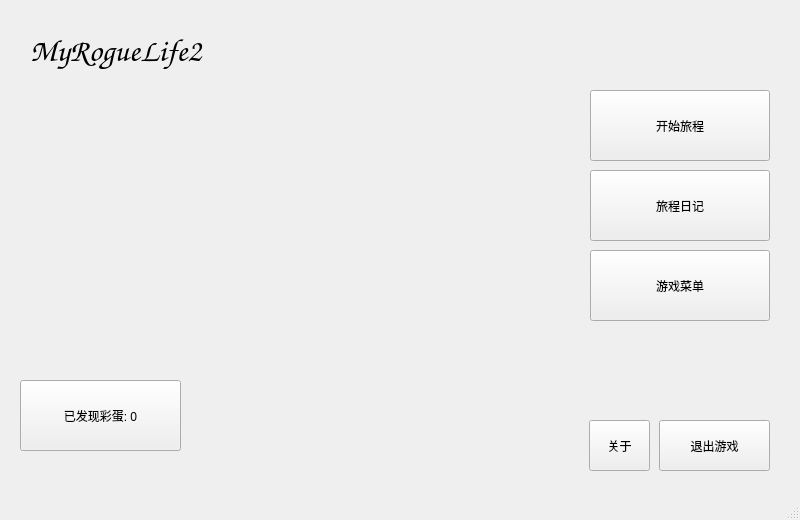
<?xml version="1.0" encoding="UTF-8"?>
<ui version="4.0">
 <class>FormMain</class>
 <widget class="QMainWindow" name="FormMain">
  <property name="geometry">
   <rect>
    <x>0</x>
    <y>0</y>
    <width>800</width>
    <height>520</height>
   </rect>
  </property>
  <property name="minimumSize">
   <size>
    <width>800</width>
    <height>520</height>
   </size>
  </property>
  <property name="maximumSize">
   <size>
    <width>800</width>
    <height>520</height>
   </size>
  </property>
  <property name="windowTitle">
   <string>MyRogueLife2</string>
  </property>
  <property name="windowIcon">
   <iconset>
    <normaloff>../../../.designer/backup/icon.ico</normaloff>../../../.designer/backup/icon.ico</iconset>
  </property>
  <widget class="QWidget" name="centralwidget">
   <widget class="QPushButton" name="buttonStart">
    <property name="geometry">
     <rect>
      <x>590</x>
      <y>90</y>
      <width>180</width>
      <height>71</height>
     </rect>
    </property>
    <property name="text">
     <string>开始旅程</string>
    </property>
   </widget>
   <widget class="QPushButton" name="buttonRecord">
    <property name="geometry">
     <rect>
      <x>590</x>
      <y>170</y>
      <width>180</width>
      <height>71</height>
     </rect>
    </property>
    <property name="text">
     <string>旅程日记</string>
    </property>
   </widget>
   <widget class="QPushButton" name="buttonMenu">
    <property name="geometry">
     <rect>
      <x>590</x>
      <y>250</y>
      <width>180</width>
      <height>71</height>
     </rect>
    </property>
    <property name="text">
     <string>游戏菜单</string>
    </property>
   </widget>
   <widget class="QPushButton" name="buttonQuit">
    <property name="geometry">
     <rect>
      <x>659</x>
      <y>420</y>
      <width>111</width>
      <height>51</height>
     </rect>
    </property>
    <property name="text">
     <string>退出游戏</string>
    </property>
   </widget>
   <widget class="QLabel" name="labelTitle">
    <property name="geometry">
     <rect>
      <x>30</x>
      <y>20</y>
      <width>251</width>
      <height>61</height>
     </rect>
    </property>
    <property name="font">
     <font>
      <family>Comic Sans MS</family>
      <pointsize>24</pointsize>
      <bold>true</bold>
     </font>
    </property>
    <property name="text">
     <string>MyRogueLife2</string>
    </property>
   </widget>
   <widget class="QPushButton" name="buttonEggs">
    <property name="enabled">
     <bool>true</bool>
    </property>
    <property name="geometry">
     <rect>
      <x>20</x>
      <y>380</y>
      <width>161</width>
      <height>71</height>
     </rect>
    </property>
    <property name="text">
     <string>已发现彩蛋: 0</string>
    </property>
    <property name="icon">
     <iconset>
      <normaloff>icon.png</normaloff>icon.png</iconset>
    </property>
    <property name="iconSize">
     <size>
      <width>32</width>
      <height>32</height>
     </size>
    </property>
    <property name="checkable">
     <bool>false</bool>
    </property>
    <property name="checked">
     <bool>false</bool>
    </property>
   </widget>
   <widget class="QPushButton" name="buttonAbout">
    <property name="geometry">
     <rect>
      <x>589</x>
      <y>420</y>
      <width>61</width>
      <height>51</height>
     </rect>
    </property>
    <property name="text">
     <string>关于</string>
    </property>
    <property name="iconSize">
     <size>
      <width>32</width>
      <height>32</height>
     </size>
    </property>
   </widget>
  </widget>
  <widget class="QMenuBar" name="menubar">
   <property name="geometry">
    <rect>
     <x>0</x>
     <y>0</y>
     <width>800</width>
     <height>22</height>
    </rect>
   </property>
  </widget>
  <widget class="QStatusBar" name="statusbar"/>
 </widget>
 <resources/>
 <connections/>
</ui>
